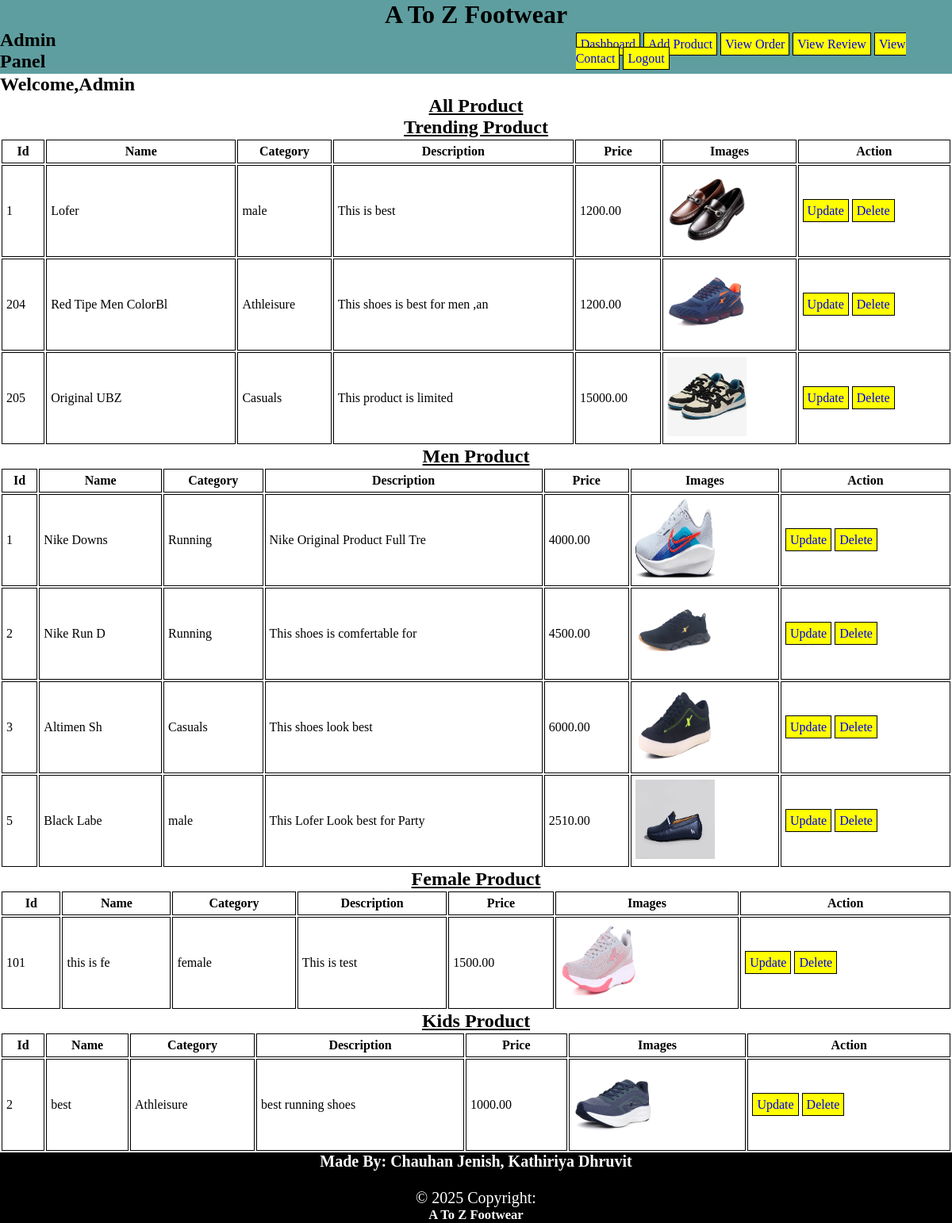
/Admin/AdminPanel.php (signed in), run on the app's committed database.
### tables this page shows
CREATE TABLE `treading_product` (
  `p_id` int(3) NOT NULL,
  `title` varchar(20) NOT NULL,
  `category` varchar(10) NOT NULL,
  `description` varchar(30) NOT NULL,
  `price` float(10,2) NOT NULL,
  `images` varchar(255) NOT NULL
);

CREATE TABLE `male_product` (
  `p_id` int(3) NOT NULL,
  `title` varchar(10) NOT NULL,
  `category` varchar(10) NOT NULL,
  `description` varchar(30) NOT NULL,
  `price` float(10,2) NOT NULL,
  `images` varchar(255) NOT NULL
);

CREATE TABLE `female_product` (
  `p_id` int(3) NOT NULL,
  `title` varchar(10) NOT NULL,
  `category` varchar(10) NOT NULL,
  `description` varchar(30) NOT NULL,
  `price` float(10,2) NOT NULL,
  `images` varchar(255) NOT NULL
);

CREATE TABLE `kids_product` (
  `p_id` int(3) NOT NULL,
  `title` varchar(10) NOT NULL,
  `category` varchar(10) NOT NULL,
  `description` varchar(30) NOT NULL,
  `price` float(10,2) NOT NULL,
  `images` varchar(255) NOT NULL
);

### Admin/AdminPanel.php (the view, shortened to what this page needs)
<?php
if (isset($_SESSION['username']) && isset($_SESSION['password'])) {
    include 'AdminHeader.php';
    include '../db_conn.php';
?>
<!DOCTYPE html>
<html>
<head>
</head>
<body>
	<center><b><u><h2>All Product</h2></u></b>
		<b><u><h2>Trending Product</h2></u></b>
	</center>
	<table>
		<tr>
			<th>Id</th><th>Name</th><th>Category</th><th>Description</th><th>Price</th><th>Images</th><th>Action</th>
		</tr>
		<?php
		$qry = mysqli_query($con, "SELECT * FROM treading_product");
		while ($row = mysqli_fetch_assoc($qry)) {
		    echo "<tr>
		            <td>{$row['p_id']}</td>
		            <td>{$row['title']}</td>
		            <td>{$row['category']}</td>
		            <td>{$row['description']}</td>
		            <td>{$row['price']}</td>
		            <td><img src='../uploads/{$row['images']}' alt='Product Image'></td>
		            <td>
		                <a href='update.php?table=treading_product&id={$row['p_id']}'>Update</a>
		                <a href='delete.php?table=treading_product&id={$row['p_id']}'>Delete</a>
		            </td>
		          </tr>";
		}
		?>
	</table>
	<center><b><u><h2>Men Product</h2></u></b></center>
	<table>
		<tr>
			<th>Id</th><th>Name</th><th>Category</th><th>Description</th><th>Price</th><th>Images</th><th>Action</th>
		</tr>
		<?php
		$qry = mysqli_query($con, "SELECT * FROM male_product");
		while ($row = mysqli_fetch_assoc($qry)) {
		    echo "<tr>
		            <td>{$row['p_id']}</td>
		            <td>{$row['title']}</td>
		            <td>{$row['category']}</td>
		            <td>{$row['description']}</td>
		            <td>{$row['price']}</td>
		            <td><img src='../uploads/{$row['images']}' alt='Product Image'></td>
		            <td>
		                <a href='update.php?table=male_product&id={$row['p_id']}'>Update</a>
		                <a href='delete.php?table=male_product&id={$row['p_id']}'>Delete</a>
		            </td>
		          </tr>";
		}
		?>
	</table>
	<center><b><u><h2>Female Product</h2></u></b></center>
	<table>
		<tr>
			<th>Id</th><th>Name</th><th>Category</th><th>Description</th><th>Price</th><th>Images</th><th>Action</th>
		</tr>
		<?php
		$qry = mysqli_query($con, "SELECT * FROM female_product");
		while ($row = mysqli_fetch_assoc($qry)) {
		    echo "<tr>
		            <td>{$row['p_id']}</td>
		            <td>{$row['title']}</td>
		            <td>{$row['category']}</td>
		            <td>{$row['description']}</td>
		            <td>{$row['price']}</td>
		            <td><img src='../uploads/{$row['images']}' alt='Product Image'></td>
		            <td>
		                <a href='update.php?table=female_product&id={$row['p_id']}'>Update</a>
		                <a href='delete.php?table=female_product&id={$row['p_id']}'>Delete</a>
		            </td>
		          </tr>";
		}
		?>
	</table>
	<center><b><u><h2>Kids Product</h2></u></b></center>
	<table>
		<tr>
			<th>Id</th><th>Name</th><th>Category</th><th>Description</th><th>Price</th><th>Images</th><th>Action</th>
		</tr>
		<?php
		$qry = mysqli_query($con, "SELECT * FROM kids_product");
		while ($row = mysqli_fetch_assoc($qry)) {
		    echo "<tr>
		            <td>{$row['p_id']}</td>
		            <td>{$row['title']}</td>
		            <td>{$row['category']}</td>
		            <td>{$row['description']}</td>
		            <td>{$row['price']}</td>
		            <td><img src='../uploads/{$row['images']}' alt='Product Image'></td>
		            <td>
		                <a href='update.php?table=kids_product&id={$row['p_id']}'>Update</a>
		                <a href='delete.php?table=kids_product&id={$row['p_id']}'>Delete</a>
		            </td>
		          </tr>";
		}
		?>
	</table>
	<div style="color:white; text-align:center;background:black; font-size:20px;">
		<h4>Made By: Chauhan Jenish, Kathiriya Dhruvit</h4><br>
        © 2025 Copyright: <h5>A To Z Footwear</h5>
	</div>
</body>
</html>
<?php
}
else
{
    include 'login.php';
}
?>

### Admin/AdminHeader.php (shortened to what this page needs)
<?php
if (isset($_SESSION['username']) && isset($_SESSION['password']))
{
?>
<!DOCTYPE html>
<html>
<head>
</head>
<body>
	<h1>A To Z <span>Footwear</span></h1>
	<header>
		<h2>Admin Panel</h2>
	<nav>
		<a href="Adminpanel.php">Dashboard</a>
		<a href="Add_Product_Form.php">Add Product</a>
		<a href="order_show.php">View Order</a>
		<a href="review.php">View Review</a>
		<a href="contact.php">View Contact</a>
		<a href="logout.php">Logout</a>
	</nav>
</header>
	<div class="main">
		<h2>Welcome,Admin</h2>
	</div>
</body>
</html>
<?php
}
else
{
	header("Location:login.php");
	exit;
}
?>

### Admin/AdminHeader.php (style rules this page uses)
* { margin: 0; padding: 0; box-sizing: border-box; }
header { background-color: cadetblue; display: flex; }
h1 { background-color: cadetblue; text-align: center; }
nav { flex-flow: row; padding: 10px; margin-left: 600px; }
a { text-decoration: none; border: 1px solid black; background-color: yellow; text-align: center; padding: 5px; }

### Admin/AdminPanel.php (style rules this page uses)
table { width: 100%; }
th, td { padding: 5px; border: 1px solid black; }
img { height: 100px; width: 100px; }
a { text-decoration: none; }

### data on the page
treading_product: p_id "1", title "Lofer", category "male", description "This is best", price "1200.00", images (picture)
treading_product: p_id "204", title "Red Tipe Men ColorBl", category "Athleisure", description "This shoes is best for men ,an", price "1200.00", images (picture)
treading_product: p_id "205", title "Original UBZ", category "Casuals", description "This product is limited", price "15000.00", images (picture)
male_product: p_id "1", title "Nike Downs", category "Running", description "Nike Original Product Full Tre", price "4000.00", images (picture)
male_product: p_id "2", title "Nike Run D", category "Running", description "This shoes is comfertable for", price "4500.00", images (picture)
male_product: p_id "3", title "Altimen Sh", category "Casuals", description "This shoes look best", price "6000.00", images (picture)
male_product: p_id "5", title "Black Labe", category "male", description "This Lofer Look best for Party", price "2510.00", images (picture)
female_product: p_id "101", title "this is fe", category "female", description "This is test", price "1500.00", images (picture)
kids_product: p_id "2", title "best", category "Athleisure", description "best running shoes", price "1000.00", images (picture)
